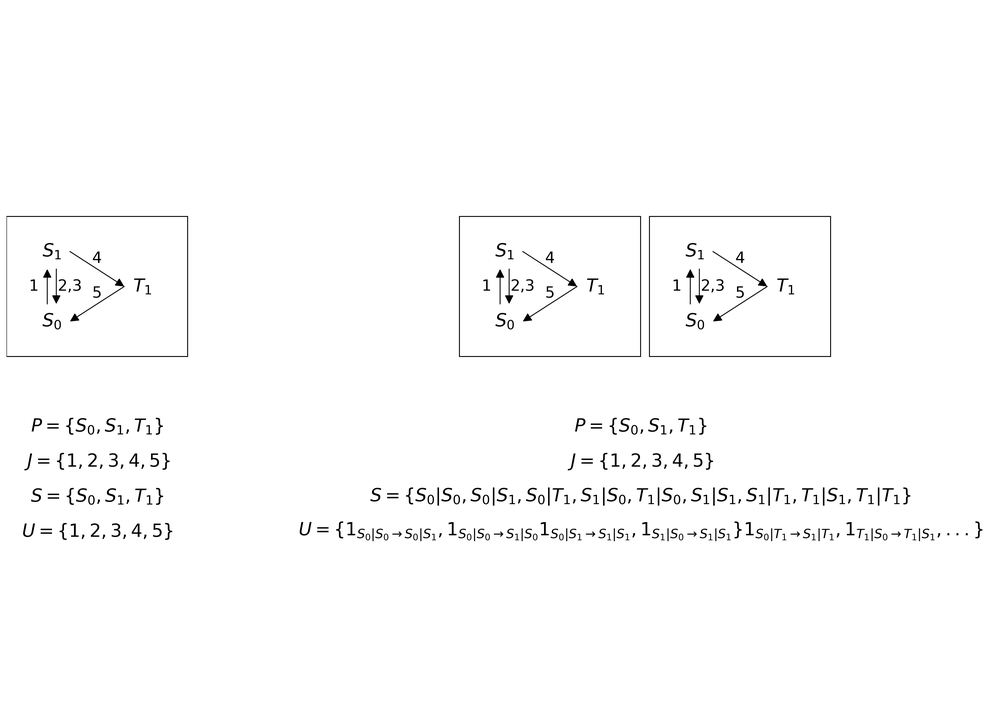
#> input picture Chapter I/Supplement methods/method_example.png, 989 x 713 px, shrunk from 4570 x 3294 before the run
$ python -i miscellaneous.py   (imports and definitions only)
#> lines starting #> are read from the running program, lines starting #| are printed output that depends on the picture; after the words box and inside, x2 and y2 are one past the last pixel; in counts of white or black regions, pixels touching at a corner belong together
"""
Miscellaneous tools to format plots and labels.
"""

from __future__ import annotations

import re
import reprlib
from collections.abc import Sequence
from dataclasses import fields, is_dataclass
from os import PathLike
from typing import TYPE_CHECKING, Any, cast

import matplotlib.pyplot as plt
import numpy as np
import numpy.typing as npt
import pandas as pd
from matplotlib.figure import Figure as mplFigure
from matplotlib.gridspec import GridSpec
from matplotlib.transforms import Bbox
from PIL import Image, ImageOps

if TYPE_CHECKING:
    from matplotlib.axes import Axes as mplAxes


__all__: list[str] = []


# [291 lines left out: functions delete_subplots, create_row_subtitles, add_table, get_figure, print_class, format_electronic_state and 3 more, not called in this run]


def crop_to_content_with_padding(
    in_file: str | PathLike[str],
    out_file: str | PathLike[str],
    dpi: int = 300,
    pad_inches: float = 2 / 72,
    threshold: int = 255,
) -> None:
    """
    Crops the image to the content and adds padding, then saves the image.

    Parameters
    ----------
    in_file
        Path to input image file.
    out_file
        Path to output image file.
    dpi
        DPI for the output image.
    pad_inches
        Padding in inches.
    threshold
        Threshold for determining content.
    """
#> called with out_file = 'out.png', dpi = 300, pad_inches = 0.0278, threshold = 255
    im = Image.open(in_file).convert("RGB")

    gray = ImageOps.grayscale(im)

    mask = gray.point(lambda p: 255 if p < threshold else 0)
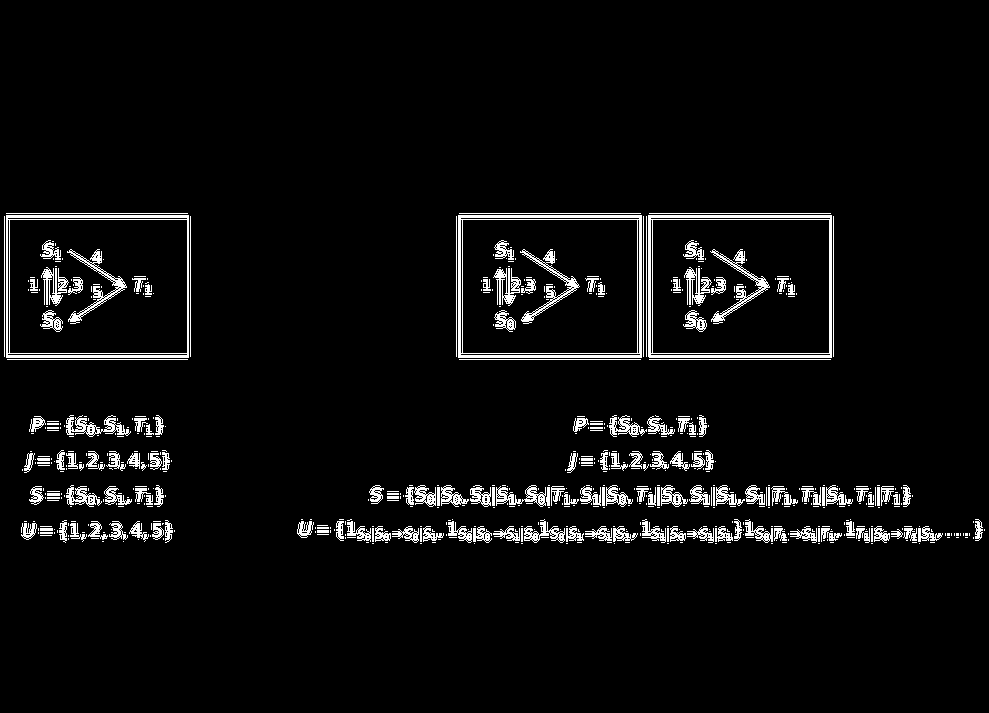
#> mask: PIL image 989x713 L; 4.6% white in thin lines or dots, all inside (x1, y1, x2, y2) = (4, 213, 985, 544)
    bbox = mask.getbbox()
#> bbox = (4, 213, 985, 544)
    if bbox is None:
        raise ValueError("image contains no pixels below the threshold.")

    pad_px = round(pad_inches * dpi)

    left, upper, right, lower = bbox
#> left = 4; upper = 213; right = 985; lower = 544
    left = max(left - pad_px, 0)
#> left = 0
    upper = max(upper - pad_px, 0)
#> upper = 205
    right = min(right + pad_px, im.width)
#> right = 989
    lower = min(lower + pad_px, im.height)
#> lower = 552

    cropped = im.crop((left, upper, right, lower))
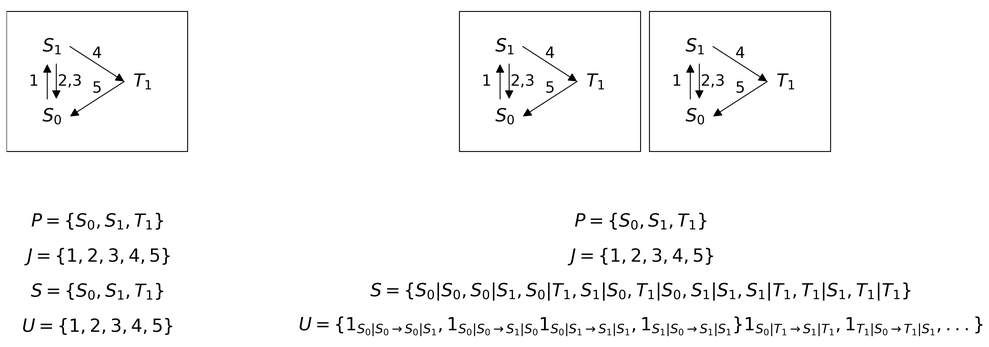
#> cropped: PIL image 989x347 RGB; min 0, max 255, mean 247.9

    cropped.save(out_file, compression="tiff_lzw", dpi=(dpi, dpi))

>>> result = crop_to_content_with_padding('../../Chapter I/Supplement methods/method_example.png', 'out.png')
